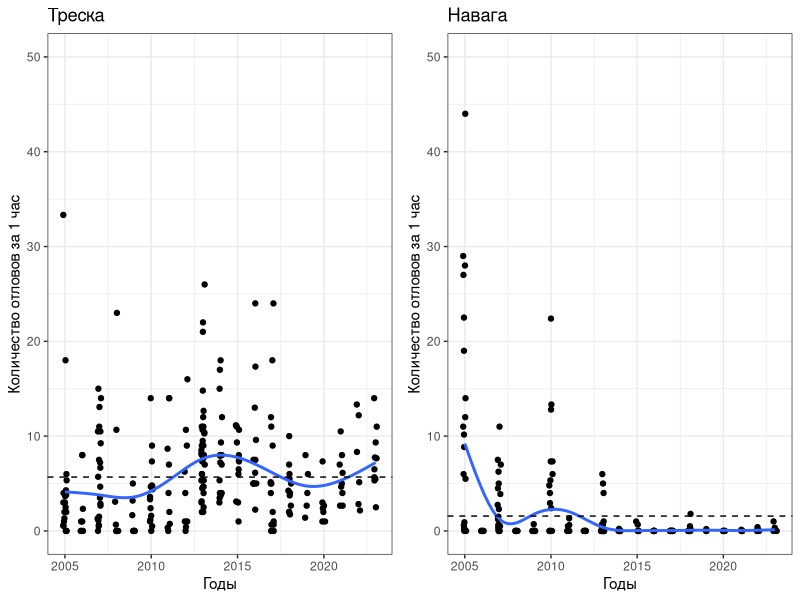

This chart was generated by the following R code:
library(readxl)
library(dplyr)
library(ggplot2)


fish <- read_excel("Data/Fish_catching_Severny_Archipelago_2005_2023.xls")

fish <-
  fish %>% 
  mutate(Cod_norm = Cod/Duration/Catchers_number,
         Navaga_norm = Navaga/Duration/Catchers_number)

Pl_cod <- 
ggplot(fish, aes(x = Year, y = Cod_norm)) +
  geom_point(position = position_jitter(width = 0.1)) +
  geom_smooth(method = "gam", se = F) +
  geom_hline(yintercept = mean(fish$Cod_norm, na.rm = T), linetype = 2) +
  theme_bw() +
  labs(x = "Годы", y = "Количество отловов за 1 час", title = "Треска") +
  ylim(0, 50)

Pl_navaga <- 
  ggplot(fish, aes(x = Year, y = Navaga_norm)) +
  geom_point(position = position_jitter(width = 0.1)) +
  geom_smooth(method = "gam", se = F) +
  geom_hline(yintercept = mean(fish$Navaga_norm, na.rm = T), linetype = 2) +
  theme_bw() +
  labs(x = "Годы", y = "Количество отловов за 1 час", title = "Навага") +
  ylim(0, 50)

library(cowplot)
plot_grid(Pl_cod, Pl_navaga)
